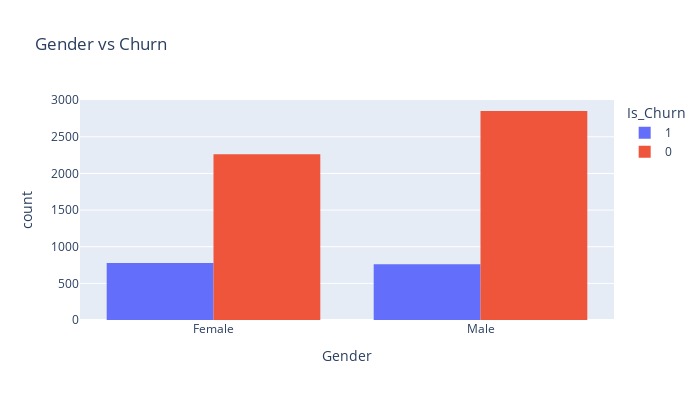
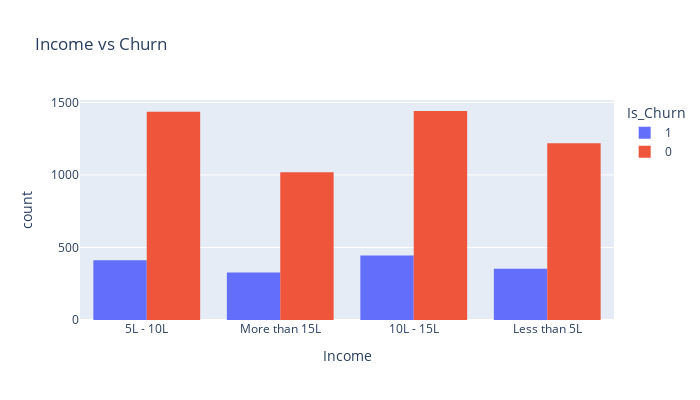
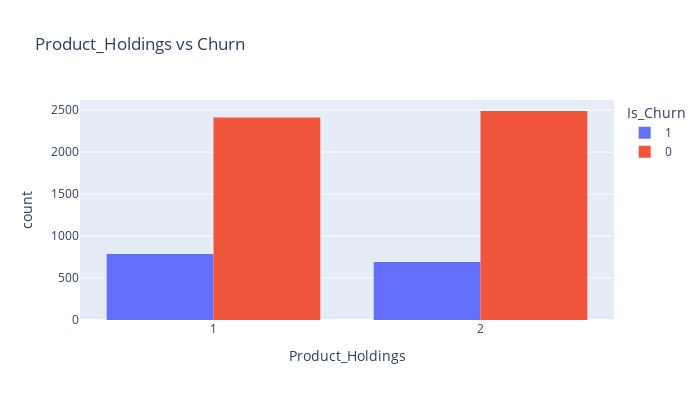
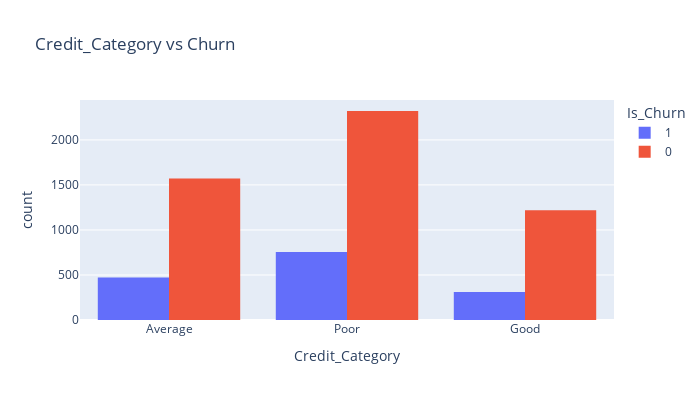

The notebook cell saved with these charts, in order:
### Code cell
# Check how each feature relates with the target variable

def histplot(df, features):
    ''' Histplot of each feature with target variable '''
    for i in features:
        fig = px.histogram(train, x=i, color='Is_Churn', barmode='group', title='{} vs Churn'.format(i), height=400, width=700)
        fig.show()

histplot(train, cat_features)

### Figure 1 — Plotly figure (JSON) as saved in the notebook; plotly's stock layout.template omitted (floating-point values rounded to 4 significant figures; data arrays with more than 128 entries replaced by an {"elided": "..."} marker saying what was removed)
{"data": [{"alignmentgroup": "True", "bingroup": "x", "hovertemplate": "Is_Churn=1<br>Gender=%{x}<br>count=%{y}<extra></extra>", "legendgroup": "1", "marker": {"color": "#636efa"}, "name": "1", "offsetgroup": "1", "orientation": "v", "showlegend": true, "type": "histogram", "x": {"elided": "1537 str values"}, "xaxis": "x", "yaxis": "y"}, {"alignmentgroup": "True", "bingroup": "x", "hovertemplate": "Is_Churn=0<br>Gender=%{x}<br>count=%{y}<extra></extra>", "legendgroup": "0", "marker": {"color": "#EF553B"}, "name": "0", "offsetgroup": "0", "orientation": "v", "showlegend": true, "type": "histogram", "x": {"elided": "5113 str values"}, "xaxis": "x", "yaxis": "y"}], "layout": {"barmode": "group", "height": 400, "legend": {"title": {"text": "Is_Churn"}, "tracegroupgap": 0}, "title": {"text": "Gender vs Churn"}, "width": 700, "xaxis": {"anchor": "y", "domain": [0, 1], "title": {"text": "Gender"}}, "yaxis": {"anchor": "x", "domain": [0, 1], "title": {"text": "count"}}}}

### Figure 2 — Plotly figure (JSON) as saved in the notebook; plotly's stock layout.template omitted (floating-point values rounded to 4 significant figures; data arrays with more than 128 entries replaced by an {"elided": "..."} marker saying what was removed)
{"data": [{"alignmentgroup": "True", "bingroup": "x", "hovertemplate": "Is_Churn=1<br>Income=%{x}<br>count=%{y}<extra></extra>", "legendgroup": "1", "marker": {"color": "#636efa"}, "name": "1", "offsetgroup": "1", "orientation": "v", "showlegend": true, "type": "histogram", "x": {"elided": "1537 str values"}, "xaxis": "x", "yaxis": "y"}, {"alignmentgroup": "True", "bingroup": "x", "hovertemplate": "Is_Churn=0<br>Income=%{x}<br>count=%{y}<extra></extra>", "legendgroup": "0", "marker": {"color": "#EF553B"}, "name": "0", "offsetgroup": "0", "orientation": "v", "showlegend": true, "type": "histogram", "x": {"elided": "5113 str values"}, "xaxis": "x", "yaxis": "y"}], "layout": {"barmode": "group", "height": 400, "legend": {"title": {"text": "Is_Churn"}, "tracegroupgap": 0}, "title": {"text": "Income vs Churn"}, "width": 700, "xaxis": {"anchor": "y", "domain": [0, 1], "title": {"text": "Income"}}, "yaxis": {"anchor": "x", "domain": [0, 1], "title": {"text": "count"}}}}

### Figure 3 — Plotly figure (JSON) as saved in the notebook; plotly's stock layout.template omitted (floating-point values rounded to 4 significant figures; data arrays with more than 128 entries replaced by an {"elided": "..."} marker saying what was removed)
{"data": [{"alignmentgroup": "True", "bingroup": "x", "hovertemplate": "Is_Churn=1<br>Product_Holdings=%{x}<br>count=%{y}<extra></extra>", "legendgroup": "1", "marker": {"color": "#636efa"}, "name": "1", "offsetgroup": "1", "orientation": "v", "showlegend": true, "type": "histogram", "x": {"elided": "1537 str values"}, "xaxis": "x", "yaxis": "y"}, {"alignmentgroup": "True", "bingroup": "x", "hovertemplate": "Is_Churn=0<br>Product_Holdings=%{x}<br>count=%{y}<extra></extra>", "legendgroup": "0", "marker": {"color": "#EF553B"}, "name": "0", "offsetgroup": "0", "orientation": "v", "showlegend": true, "type": "histogram", "x": {"elided": "5113 str values"}, "xaxis": "x", "yaxis": "y"}], "layout": {"barmode": "group", "height": 400, "legend": {"title": {"text": "Is_Churn"}, "tracegroupgap": 0}, "title": {"text": "Product_Holdings vs Churn"}, "width": 700, "xaxis": {"anchor": "y", "domain": [0, 1], "title": {"text": "Product_Holdings"}}, "yaxis": {"anchor": "x", "domain": [0, 1], "title": {"text": "count"}}}}

### Figure 4 — Plotly figure (JSON) as saved in the notebook; plotly's stock layout.template omitted (floating-point values rounded to 4 significant figures; data arrays with more than 128 entries replaced by an {"elided": "..."} marker saying what was removed)
{"data": [{"alignmentgroup": "True", "bingroup": "x", "hovertemplate": "Is_Churn=1<br>Credit_Category=%{x}<br>count=%{y}<extra></extra>", "legendgroup": "1", "marker": {"color": "#636efa"}, "name": "1", "offsetgroup": "1", "orientation": "v", "showlegend": true, "type": "histogram", "x": {"elided": "1537 str values"}, "xaxis": "x", "yaxis": "y"}, {"alignmentgroup": "True", "bingroup": "x", "hovertemplate": "Is_Churn=0<br>Credit_Category=%{x}<br>count=%{y}<extra></extra>", "legendgroup": "0", "marker": {"color": "#EF553B"}, "name": "0", "offsetgroup": "0", "orientation": "v", "showlegend": true, "type": "histogram", "x": {"elided": "5113 str values"}, "xaxis": "x", "yaxis": "y"}], "layout": {"barmode": "group", "height": 400, "legend": {"title": {"text": "Is_Churn"}, "tracegroupgap": 0}, "title": {"text": "Credit_Category vs Churn"}, "width": 700, "xaxis": {"anchor": "y", "domain": [0, 1], "title": {"text": "Credit_Category"}}, "yaxis": {"anchor": "x", "domain": [0, 1], "title": {"text": "count"}}}}
